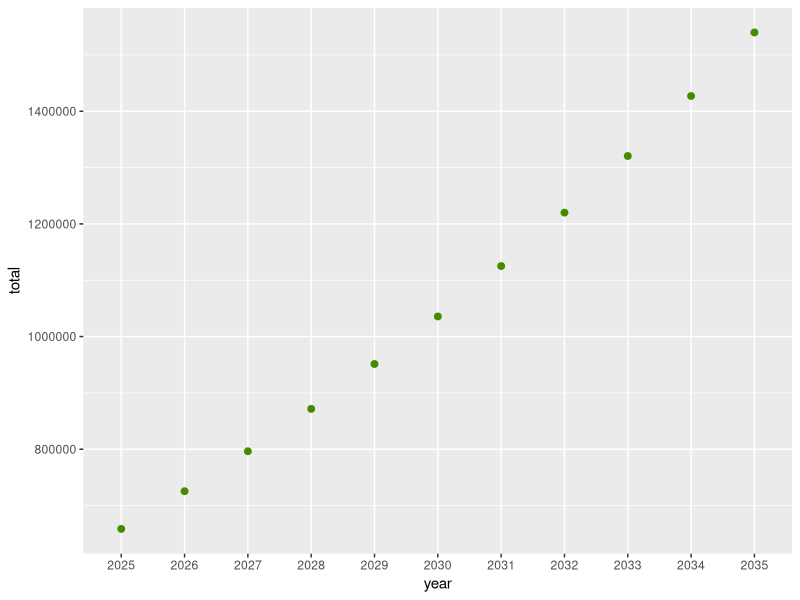
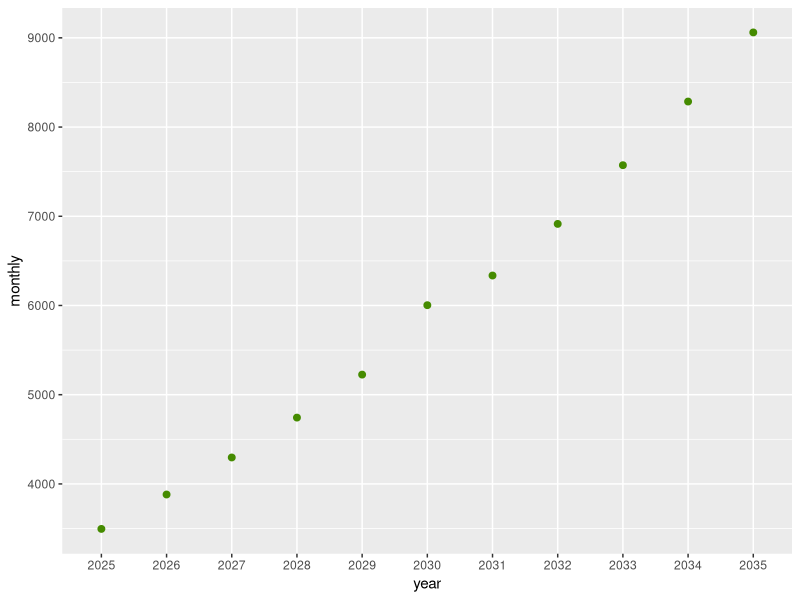
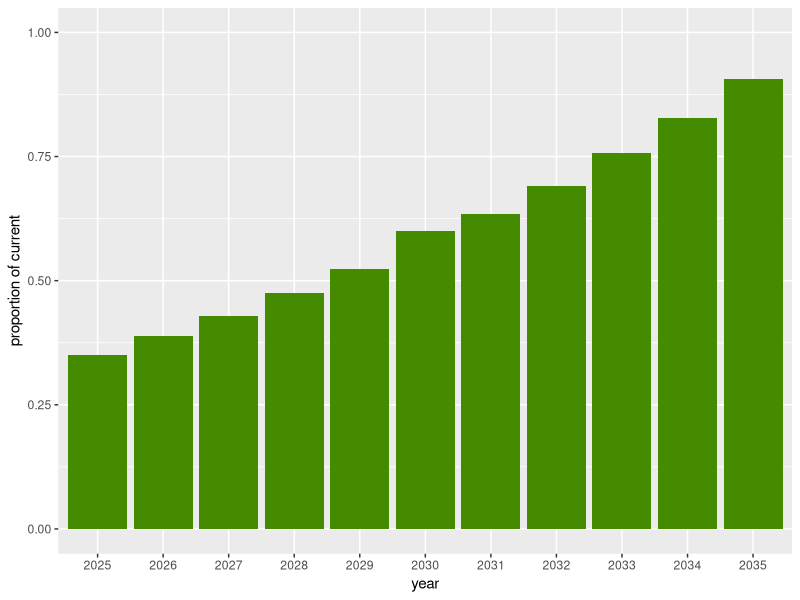

These figures' R source, in order:
## ---- chunk 1
library(tidyverse)
data <-read_csv("data/ret.csv")
data$year <- as.character(data$year)
data
data <- data %>% mutate(proportion = monthly/10000)

## ---- chunk 2
ggplot(data, aes(year, total)) + geom_point(color = "chartreuse4", size = 2)

ggplot(data, aes(year, monthly)) + geom_point(color = "chartreuse4", size = 2)

ggplot(data, aes(year, proportion)) + geom_bar(fill = "chartreuse4", stat = "identity") + ylab("proportion of current") + ylim(0,1)
